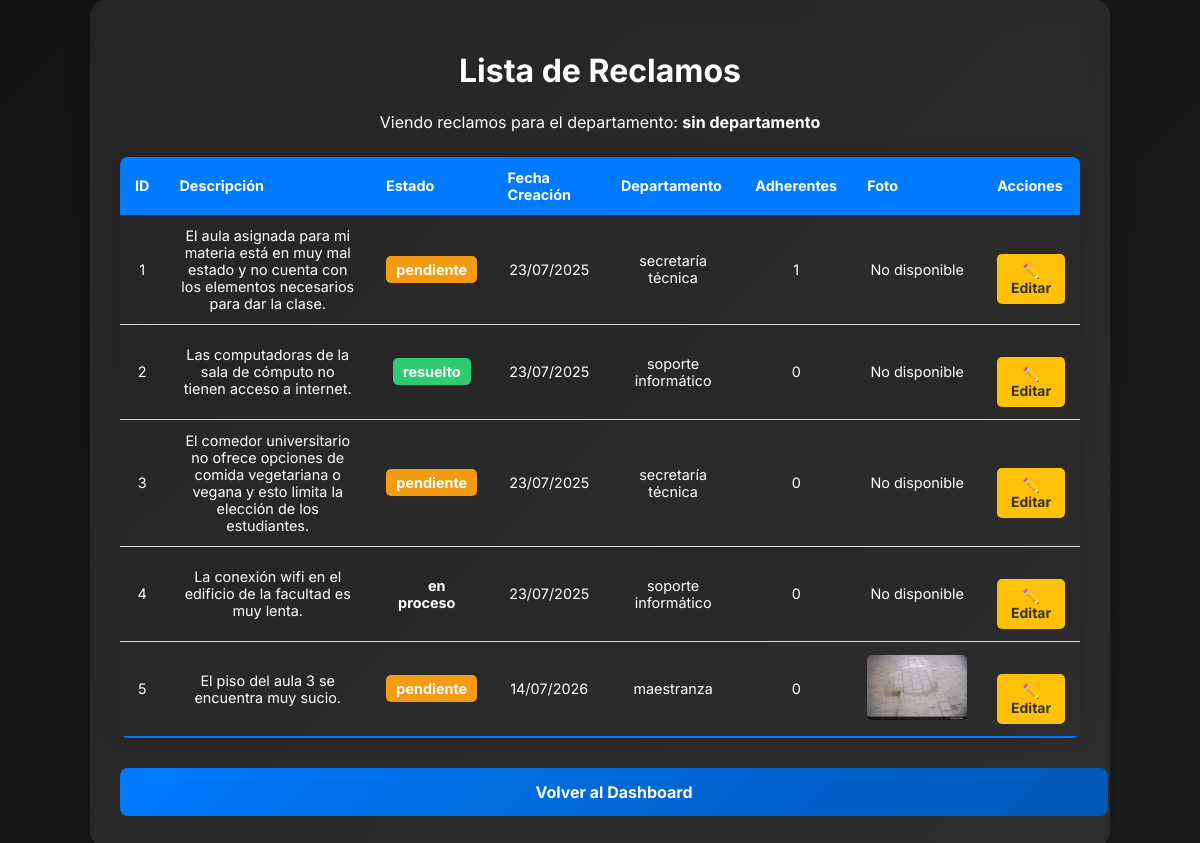
Page /listar_reclamos (signed in) on the committed database.
### modules/modelos.py (models this page shows, shortened)
class ModeloReclamo(Base):
    __tablename__= 'reclamos'
    id= Column(Integer, primary_key=True)
    descripcion= Column(String(1000), nullable=False)
    estado= Column(String(50), default="pendiente") #El estado. Puede ser Pendiente, o Resuelto
    departamento= Column(String(100), nullable=False)
    fecha_creacion= Column(DateTime, default=datetime.utcnow)
    fecha_resolucion= Column(DateTime, nullable=True)
    id_usuario= Column(Integer, ForeignKey('usuarios.id')) #Reclamo ligado a usuario
    foto = Column(String(255), nullable=True)

### server.py (the view)
@app.route('/listar_reclamos', methods=['GET'])
@login_required
def listar_reclamos():
    departamento_filtro = request.args.get('departamento')
    departamentos = gestor_reclamos.obtener_departamentos()
    if current_user.is_authenticated and current_user.es_secretario():
        if departamento_filtro:
            lista_reclamos = gestor_reclamos.listar_reclamos_por_departamento(departamento_filtro)
        else:
            lista_reclamos = gestor_reclamos.obtener_todos_los_reclamos()
    elif current_user.is_authenticated and current_user.es_jefe():
        lista_reclamos = gestor_reclamos.listar_reclamos_por_departamento(current_user.departamento)
        departamentos = []
    else:
        if departamento_filtro:
            lista_reclamos = gestor_reclamos.listar_reclamos_por_departamento(departamento_filtro, estado="pendiente")
        else:
            lista_reclamos = gestor_reclamos.listar_reclamos_para_usuarios()
    return render_template('listar_reclamos.html',
                           lista_reclamos=lista_reclamos,
                           departamentos=departamentos,
                           departamento_filtro=departamento_filtro)

### modules/dominio.py (called while the page is built)
    @property
    def id(self):
        return self.__id

    @property
    def descripcion(self):
        return self.__descripcion

    @property
    def estado(self):
        return self.__estado

    @property
    def departamento(self):
        return self.__departamento

    @property
    def fecha_creacion(self):
        return self.__fecha_creacion

    @property
    def foto(self):
        return self.__foto

    @id.setter
    def id(self, p_id):
        if p_id is not None and not isinstance(p_id, int):
            raise ValueError("El id debe ser un número entero")
        self.__id=p_id

    @descripcion.setter
    def descripcion(self, p_descripcion):
        if not isinstance(p_descripcion, str) or p_descripcion.strip() == "":
            raise ValueError("La descripcion no puede estar vacía")
        self.__descripcion= p_descripcion.strip()

    @estado.setter
    def estado(self, p_estado):
        if p_estado not in ["pendiente", "resuelto", "en proceso","inválido"]:
            raise ValueError("El estado debe ser 'pendiente', 'resuelto', 'en proceso' o 'invalido'")
        self.__estado=p_estado

    @id_usuario.setter
    def id_usuario(self, p_id_usuario):
        if  p_id_usuario is not None and not isinstance(p_id_usuario, int):
            raise ValueError("El ID de usuario debe ser un número entero")
        self.__id_usuario=p_id_usuario

    @departamento.setter
    def departamento(self, p_departamento):
        if not isinstance(p_departamento, str) or p_departamento.strip()== "":
            raise ValueError("El departamento no puede estar vacío")
        self.__departamento=p_departamento

    @fecha_creacion.setter
    def fecha_creacion(self, p_fecha_creacion):
        self.__fecha_creacion= p_fecha_creacion

    @foto.setter
    def foto(self, p_foto):
        self.__foto=p_foto

    @fecha_resolucion.setter
    def fecha_resolucion(self, p_fecha_resolucion):
        self.__fecha_resolucion= p_fecha_resolucion

    @property
    def id(self):
        return self.__id

    @property
    def nombre(self):
        return self.__nombre

    @property
    def apellido(self):
        return self.__apellido

    @property
    def username(self):
        return self.__username

    @property
    def email(self):
        return self.__email

    @property
    def password(self):
        return self.__password

    @property
    def rol(self):
        return self.__rol

    @property
    def departamento(self):
        return self.__departamento

### templates/listar_reclamos.html (shortened to what this page needs)
<!DOCTYPE html>
<html lang="es">
<head>
    <link rel="stylesheet" type="text/css" href="{{ url_for('static', filename='style.css') }}">
</head>
<body>
    <div class="container" style="width: 80%; max-width: 1200px;">
        <h1>Lista de Reclamos</h1>
        {% if not (current_user.es_jefe() or current_user.es_secretario()) %}
            <form method="GET" action="{{ url_for('listar_reclamos') }}" class="filter-form">
                <label for="departamento">Filtrar por departamento:</label>
                <select name="departamento" class="form-control">
                    <option value="">Todos</option>
                    {% for depto in departamentos %}
                        <option value="{{ depto }}" {% if departamento_filtro == depto %}selected{% endif %}>{{ depto }}</option>
                    {% endfor %}
                </select>
                <button type="submit" class="btn-primary" style="width: auto; padding: 10px 20px;">Filtrar</button>
            </form>
        {% else %}
             <p>Viendo reclamos para el departamento: <strong>{{ current_user.departamento }}</strong></p>
        {% endif %}
        {% if lista_reclamos %}
            <table class="styled-table">
                <thead>
                    <tr>
                        <th>ID</th>
                        <th>Descripción</th>
                        <th>Estado</th>
                        <th>Fecha Creación</th>
                        <th>Departamento</th>
                        <th>Adherentes</th>
                        <th>Foto</th>
                        <th>Acciones</th>
                    </tr>
                </thead>
                <tbody>
                    {% for reclamo in lista_reclamos %}
                    <tr>
                        <td>{{ reclamo.id }}</td>
                        <td>{{ reclamo.descripcion }}</td>
                        <td><span class="status {{ reclamo.estado|replace(' ', '.') }}">{{ reclamo.estado }}</span></td>
                        <td>{{ reclamo.fecha_creacion.strftime('%d/%m/%Y') }}</td>
                        <td>{{ reclamo.departamento }}</td>
                        <td>{{ reclamo.adherentes }}</td>
                        <td>
                            {% if reclamo.foto %}
                                <img src="{{ url_for('static', filename='uploads/' + reclamo.foto) }}" alt="Foto del reclamo" width="100" style="border-radius: 5px;">
                            {% else %}
                                <span>No disponible</span>
                            {% endif %}
                        </td>
                        <td>
                            {% if current_user.es_jefe() or current_user.es_secretario()%}
                                <a href="{{ url_for('editar_reclamo', id=reclamo.id) }}" class="btn-edit">✏️ Editar</a>
                            {% endif %}
                        </td>
                    </tr>
                    {% endfor %}
                </tbody>
            </table>
        {% else %}
            <div class="alert alert-info">No hay reclamos que coincidan con los criterios de búsqueda.</div>
        {% endif %}
        <div class="links-container" style="margin-top: 30px;">
            {% if current_user.es_jefe() or current_user.es_secretario() %}
                <a href="{{ url_for('dashboard') }}" class="btn-primary">Volver al Dashboard</a>
            {% else %}
                <a href="{{ url_for('menu_principal') }}" class="btn-primary">Volver al Menú</a>
                <a href="{{ url_for('agregar_reclamo') }}" class="btn-secondary" style="margin-left: 10px;">Crear un Reclamo</a>
            {% endif %}
        </div>
    </div>
</body>
</html>

### static/style.css (style rules this page uses)
body { font-family: 'Inter', sans-serif; background: linear-gradient(135deg, #121212, #1d1d1d); color: #ffffff; margin: 0; display: flex; justify-content: center; align-items: center; min-height: 100vh; }
.container { width: 40%; padding: 30px; background: rgba(255, 255, 255, 0.08); box-shadow: 0px 10px 20px rgba(0, 0, 0, 0.3); border-radius: 15px; backdrop-filter: blur(12px); text-align: center; transition: all 0.3s ease-in-out; }
.btn-primary { display: block; width: 100%; padding: 14px; font-size: 16px; font-weight: bold; background: linear-gradient(135deg, #007bff, #0056b3); color: white; border: none; border-radius: 8px; cursor: pointer; transition: 0.4s ease-in-out; margin-top: 20px; }
a { color: #f8f9fa; text-decoration: none; font-weight: bold; display: block; margin-top: 20px; transition: 0.3s; }

### templates/listar_reclamos.html (style rules this page uses)
.styled-table { width: 100%; border-collapse: collapse; margin: 25px 0; font-size: 0.9em; border-radius: 8px; overflow: hidden; box-shadow: 0 0 20px rgba(0, 0, 0, 0.15); }
.styled-table thead tr { background-color: #007bff; color: #ffffff; text-align: left; }
.styled-table th, .styled-table td { padding: 12px 15px; }
.styled-table tbody tr { border-bottom: 1px solid #dddddd; }
.styled-table tbody tr:nth-of-type(even) { background-color: rgba(0,0,0,0.05); }
.styled-table tbody tr:last-of-type { border-bottom: 2px solid #007bff; }
.status { padding: 5px 10px; border-radius: 5px; color: white; font-weight: bold; }
.status.pendiente { background-color: #f39c12; }
.status.resuelto { background-color: #2ecc71; }
.btn-join, .btn-edit { padding: 8px 12px; border: none; border-radius: 5px; cursor: pointer; color: white; text-decoration: none; display: inline-block; font-size: 14px; }
.btn-edit { background-color: #ffc107; color: #333; }

### rows in the picture
ModeloReclamo: id "1", descripcion "El aula asignada para mi materia está en muy mal estado y no cuenta con los elementos necesarios para dar la clase.", estado "pendiente", fecha_creacion "23/07/2025", departamento "secretaría técnica", adherentes "1", shows "No disponible"
ModeloReclamo: id "2", descripcion "Las computadoras de la sala de cómputo no tienen acceso a internet.", estado "resuelto", fecha_creacion "23/07/2025", departamento "soporte informático", adherentes "0", shows "No disponible"
ModeloReclamo: id "3", descripcion "El comedor universitario no ofrece opciones de comida vegetariana o vegana y esto limita la elección de los estudiantes.", estado "pendiente", fecha_creacion "23/07/2025", departamento "secretaría técnica", adherentes "0", shows "No disponible"
ModeloReclamo: id "4", descripcion "La conexión wifi en el edificio de la facultad es muy lenta.", estado "en proceso", fecha_creacion "23/07/2025", departamento "soporte informático", adherentes "0", shows "No disponible"
ModeloReclamo: id "5", descripcion "El piso del aula 3 se encuentra muy sucio.", estado "pendiente", fecha_creacion "14/07/2026", departamento "maestranza", adherentes "0", foto (picture)

### other values in the picture
{{ current_user.departamento }} "sin departamento"
